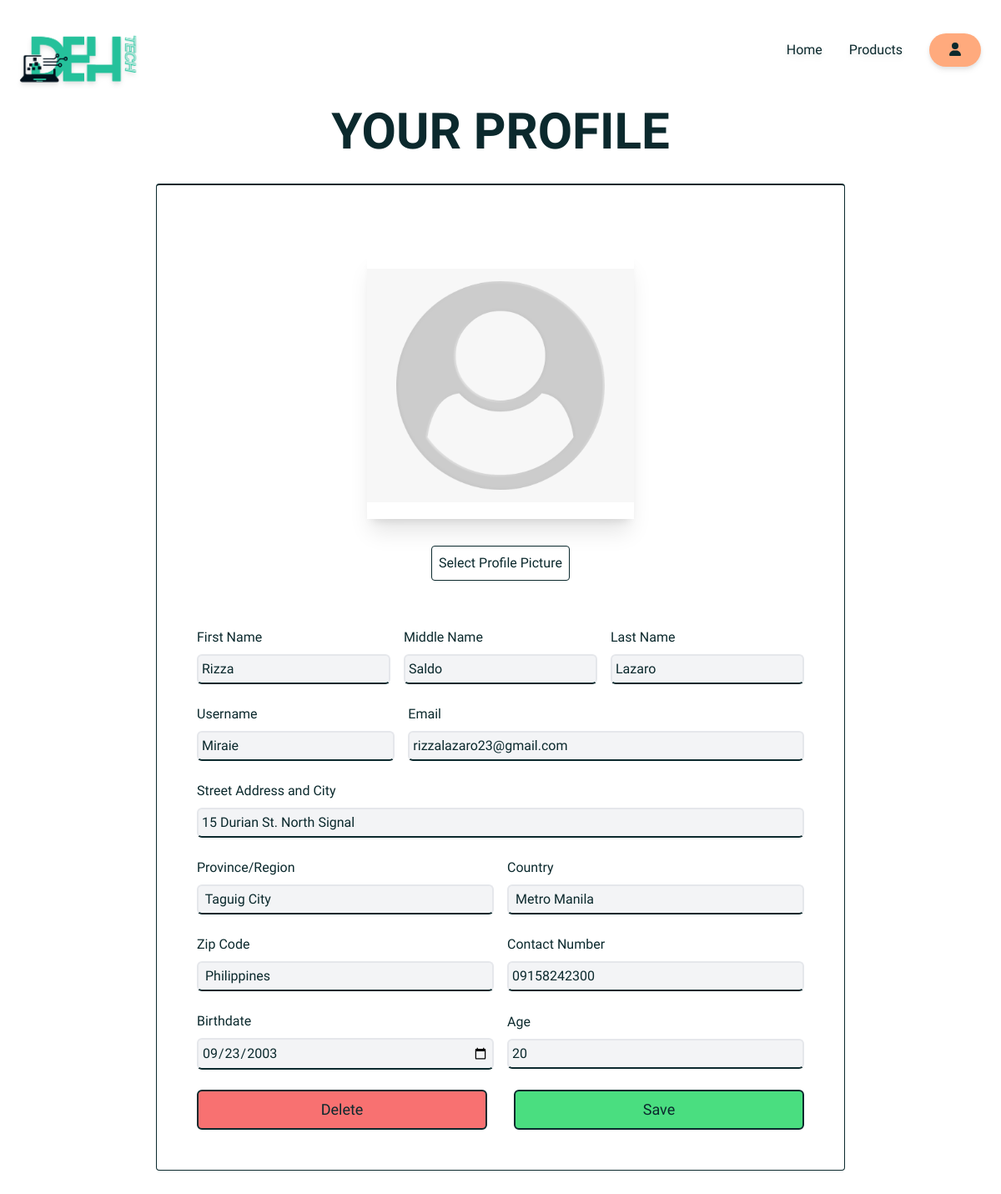
Page /account/profile.php?viewprofile=1 (signed in) on the committed database.
### tables this page shows
CREATE TABLE `customer` (
  `id` int(11) NOT NULL AUTO_INCREMENT,
  `username` varchar(100) NOT NULL,
  `first_name` varchar(100) NOT NULL,
  `last_name` varchar(100) NOT NULL,
  `middle_name` varchar(100) DEFAULT NULL,
  `email` varchar(100) NOT NULL,
  `password` longtext NOT NULL,
  `address` varchar(255) NOT NULL,
  `phone_number` varchar(45) DEFAULT NULL,
  `birthdate` date DEFAULT NULL,
  `age` int(11) DEFAULT NULL,
  `image_dir` longtext DEFAULT NULL,
  `created_at` date NOT NULL DEFAULT current_timestamp(),
  PRIMARY KEY (`id`,`username`),
  UNIQUE KEY `email_UNIQUE` (`email`),
  UNIQUE KEY `user_name_UNIQUE` (`username`)
);

### scripts/db-manager.php (called while the page is built, shortened)
<?php
class DatabaseManager
{
    private ?mysqli $connection = null;
    private ?mysqli_stmt $statement = null;
    private ?string $host = null;
    private ?string $username = null;
    private ?string $password = null;
    private ?string $database = null;
    public function setConnectionInfo(string $host, string $username, string $password, string $database)
    {
        $this->host = $host;
        $this->username = $username;
        $this->password = $password;
        $this->database = $database;
        return $this;
    }
    public function connect()
    {
        if ($this->connection) {
            return $this->connection;
        }
        $this->connection = mysqli_connect($this->host, $this->username, $this->password)
            or throw new Exception("Could not connect to database");
        mysqli_select_db($this->connection, $this->database)
            or throw new Exception("Error selecting database", 1);
        return $this;
    }
    public function prepareStatement(string $query, array $params = []): mysqli_stmt
    {
        $this->query = $query;
        $this->statement = mysqli_prepare($this->connection, $this->query)
            or throw new Exception("Could not prepare statement: " . mysqli_error($this->connection));
        if (!mysqli_stmt_execute($this->statement)) {
            throw new Exception("Could not execute statement: " . mysqli_error($this->connection));
        }
        return $this->statement;
    }
    public function executeQuery(string $query, array $params = []): array
    {
        $this->query = $query;
        $this->prepareStatement($this->query, $params);
        $this->result = mysqli_stmt_get_result($this->statement);
        $rows = [];
        while ($row = mysqli_fetch_assoc($this->result)) {
            $rows[] = $row;
        }
        return $rows;
    }
    public function select(
        string $tableName,
        array $columns = [],
        array $where = [],
        string $orderBy = "",
        string $groupBy = "",
        int $limit = 0
    ): array {
        $query = "SELECT " . ($columns ? implode(', ', array_map([$this->connection, 'real_escape_string'], $columns)) : '*') . " FROM " . $this->connection->real_escape_string($tableName);
        if (!empty($where)) {
            $conditions = [];
            foreach ($where as $key => $value) {
                $operator = '=';
                $conditions[] =  $this->connection->real_escape_string($key) . " $operator " . "\"" . $this->connection->real_escape_string($value) . "\"";
            }
            $query .= " WHERE " . implode(' AND ', $conditions);
        }
        return $this->executeQuery($query);
    }
}

### scripts/db-config.php (called while the page is built, shortened)
<?php
require_once 'db-manager.php';
final class DatabaseConfig extends DatabaseManager
{
    public function __construct()
    {
        return $this;
    }
}

### account/profile.php (the view, shortened to what this page needs)
<?php
$userName = null;
$email  = null;
$isViewProfile = !empty($_SESSION['userId']) && $_GET['viewprofile'] == 1;
require_once '../scripts/db-config.php';
if ($_SESSION['userId']) {
    $dbc = new DatabaseConfig();
    $result = $dbc->select("customer", where: ["id" => $_SESSION['userId']])[0];
    $userName = $result['username'];
    $email = $result['email'];
    $firstName = $result['first_name'];
    $middleName = $result['middle_name'];
    $lastName = $result['last_name'];
    $phoneNumber = $result['phone_number'];
    $address = explode(",", $result['address']);
    $street_address = $address[0];
    $region = $address[1];
    $country = $address[2];
    $zip_code = $address[3];
    $birthdate = $result['birthdate'];
    $age = $result['age'];
}
?>
<!DOCTYPE html>
<html lang="en">
<head>
    <?php require_once '../scripts/links.php'; ?>
</head>
<body class="relative text-accent">
    <?php include_once '../components/header.php'; ?>
    <?php include_once '../components/image-container.php'; ?>
    <main>
        <div class="flex flex-col items-center w-auto pb-12 p-2">
            <h1 class="hidden pb-8 text-accent font-semibold hover:text-secondary lg:text-6xl lg:block">
                YOUR PROFILE
            </h1>
            <form method="post" action="./register.php" enctype="multipart/form-data" class="border border-t-2 border-accent rounded mx-auto  flex flex-col space-y-6 items-center justify-center p-4 py-12 lg:px-12">
                <div class="container max-w-lg flex flex-col space-y-8 items-center justify-center py-8">
                    <div class="max-w-xs aspect-square flex items-center justify-center shadow-xl ">
                        <div class="w-full relative">
                            <div id="imageDisplay" class="max-w-full h-full   flex transition-all transform aspect-square">
                            </div>
                        </div>
                    </div>
                    <div class="flex flex-col space-y-2 items-center">
                        <label id="selectImageClicked" for="images" class="w-full text-center rounded border border-accent p-2 hover:scale-105 hover:border-b-2 transition-all transform">
                            Select Profile Picture
                        </label>
                    </div>
                </div>
                <div class="w-full flex flex-col space-y-6 lg:items-start lg:w-auto">
                    <div class="container flex flex-col space-y-4 justify-around items-center lg:flex-row lg:space-y-0 lg:space-x-4">
                        <div class="w-full md:w-2/3 lg:w-1/3 flex flex-col space-y-2 items-start">
                            <label class="text-light" for="first_name">First Name</label>
                            <input name="first_name" id="first_name" type="text" class="w-full border-2 border-b-accent rounded-md p-1 text-md bg-gray-100 focus:outline-none focus:border-accent hover: hover:bg-primary30 focus:bg-primary30" placeholder="" required value="<?= $firstName ?>" />
                        </div>
                        <div class="w-full md:w-2/3 lg:w-1/3 flex flex-col space-y-2 items-start">
                            <label class="text-light" for="middle_name">Middle Name</label>
                            <input name="middle_name" id="middle_name" type="text" class="w-full border-2 border-b-accent rounded-md p-1 text-md bg-gray-100 focus:outline-none focus:border-accent hover: hover:bg-primary30 focus:bg-primary30" placeholder="" value="<?= $middleName ?>" />
                        </div>
                        <div class="w-full md:w-2/3 lg:w-1/3 flex flex-col space-y-2 items-start">
                            <label class="text-light" for="last_name">Last Name</label>
                            <input name="last_name" id="last_name" type="text" class="w-full border-2 border-b-accent rounded-md p-1 text-md bg-gray-100 focus:outline-none focus:border-accent hover: hover:bg-primary30 focus:bg-primary30" placeholder="" required value="<?= $lastName ?>" />
                        </div>
                    </div>
                    <div class=" container flex flex-col space-y-4 justify-around items-center lg:flex-row lg:space-y-0 lg:space-x-4">
                        <div class="w-full md:w-2/3 lg:w-1/3 flex flex-col space-y-2 items-start">
                            <label class="text-light" for="username">Username</label>
                            <input name="username" id="username" <?= isset($_SESSION['newUser']) ? 'disabled' : '' ?> type="text" class="w-full border-2 border-b-accent rounded-md p-1 text-md bg-gray-100 focus:outline-none focus:border-accent hover: hover:bg-primary30 focus:bg-primary30" placeholder="" required value="<?= $userName ?>" />
                        </div>
                        <div class="w-full md:w-2/3 lg:container flex flex-col space-y-2 items-start">
                            <label class="text-light" for="email">Email</label>
                            <input name="email" id="email" <?= isset($_SESSION['newUser']) ? 'disabled' : '' ?> type="email" class=" w-full border-2 border-b-accent rounded-md p-1 text-md bg-gray-100 focus:outline-none focus:border-accent hover: hover:bg-primary30 focus:bg-primary30" placeholder="" required value="<?= $email ?>" />
                        </div>
                    </div>
                    <div class="container md:w-2/3 max-w-2/3 lg:w-full flex flex-col space-y-2 items-start">
                        <label class="text-light" for="street_address">Street Address and City</label>
                        <input name="street_address" id="street_address" type="text" class="w-full border-2 border-b-accent rounded-md p-1 text-md bg-gray-100 focus:outline-none focus:border-accent hover: hover:bg-primary30 focus:bg-primary30" placeholder="" required value="<?= $street_address ?>" />
                    </div>
                    <div class="container flex flex-col space-y-4 justify-around items-center lg:flex-row lg:space-y-0 lg:space-x-4">
                        <div class="w-full md:w-2/3 lg:container flex flex-col space-y-2 items-start">
                            <label class="text-light" for="region">Province/Region</label>
                            <input name="region" id="region" type="text" class="w-full border-2 border-b-accent rounded-md p-1 text-md bg-gray-100 focus:outline-none focus:border-accent hover: hover:bg-primary30 focus:bg-primary30" placeholder="" required value="<?= $region ?>" />
                        </div>
                        <div class="w-full md:w-2/3 lg:container flex flex-col space-y-2 items-start">
                            <label class="text-light" for="country">Country</label>
                            <input name="country" id="country" type="text" class="w-full border-2 border-b-accent rounded-md p-1 text-md bg-gray-100 focus:outline-none focus:border-accent hover: hover:bg-primary30 focus:bg-primary30" placeholder="" required value="<?= $country ?>" />
                        </div>
                    </div>
                    <div class="container flex flex-col space-y-4 justify-around items-center lg:flex-row lg:space-y-0 lg:space-x-4">
                        <div class="w-full md:w-2/3 lg:container flex flex-col space-y-2 items-start">
                            <label class="text-light" for="zipcode">Zip Code</label>
                            <input name="zipcode" id="zipcode" type="text" class="w-full border-2 border-b-accent rounded-md p-1 text-md bg-gray-100 focus:outline-none focus:border-accent hover: hover:bg-primary30 focus:bg-primary30" placeholder="" required value="<?= $zip_code ?>" />
                        </div>
                        <div class="w-full md:w-2/3 lg:container flex flex-col space-y-2 items-start">
                            <label class="text-light" for="phone_number">Contact Number</label>
                            <input name="phone_number" id="phone_number" type="text" class="w-full border-2 border-b-accent rounded-md p-1 text-md bg-gray-100 focus:outline-none focus:border-accent hover: hover:bg-primary30 focus:bg-primary30" placeholder="" value="<?= $phoneNumber ?>" />
                        </div>
                    </div>
                    <div class="container flex flex-col space-y-4 items-center lg:flex-row lg:space-y-0 lg:space-x-4">
                        <div class="w-full md:w-2/3 lg:container flex flex-col space-y-2 items-start">
                            <label class="text-light" for="birthdate">Birthdate</label>
                            <input onchange="onBirthdateChange(this)" name="birthdate" id="birthdate" type="date" class="w-full border-2 border-b-accent rounded-md p-1 text-md bg-gray-100 focus:outline-none focus:border-accent hover: hover:bg-primary30 focus:bg-primary30" placeholder="" value="<?= $birthdate ?>" />
                        </div>
                        <div class="h-full w-full md:w-2/3 lg:container flex flex-col space-y-2 items-start">
                            <label class="text-light" for="age">Age</label>
                            <input disabled name="age" id="age" type="text" class="w-full border-2 border-b-accent rounded-md p-1 text-md bg-gray-100 focus:outline-none focus:border-accent hover: hover:bg-primary30 focus:bg-primary30" placeholder="" value="<?= $age ?>" />
                        </div>
                    </div>
                    <div class="container flex space-x-8 items-center justify-center">
                        <a name="action" type="Submit" class="<?= $isViewProfile ? '' : 'hidden' ?> w-full md:w-2/3 lg:w-1/2 border-2 border-accent text-center rounded-md p-2 px-4 text-lg bg-red-400 hover:bg-secondary50 focus:bg-primary30" href="./profile.php?viewprofile=1&res=confirmdeleteprofile">Delete</a>
                        <button name="action" type="Submit" class="w-full md:w-2/3 lg:w-1/2 border-2 border-accent text-center rounded-md p-2 px-4 text-lg bg-green-400  hover:bg-secondary50 " placeholder="SUBMIT" value="<?= $isViewProfile ? 'updateprofile' : 'saveprofile' ?>">Save</button>
                    </div>
                </div>
            </form>
        </div>
    </main>
</body>
</html>

### rows in the picture
customer: first_name "Rizza", middle_name "Saldo", last_name "Lazaro", username "Miraie", email "rizzalazaro23@gmail.com", street_address "15 Durian St. North Signal", region "Taguig City", country "Metro Manila", zipcode "Philippines", phone_number "09158242300", birthdate "09/23/2003", age "20"
